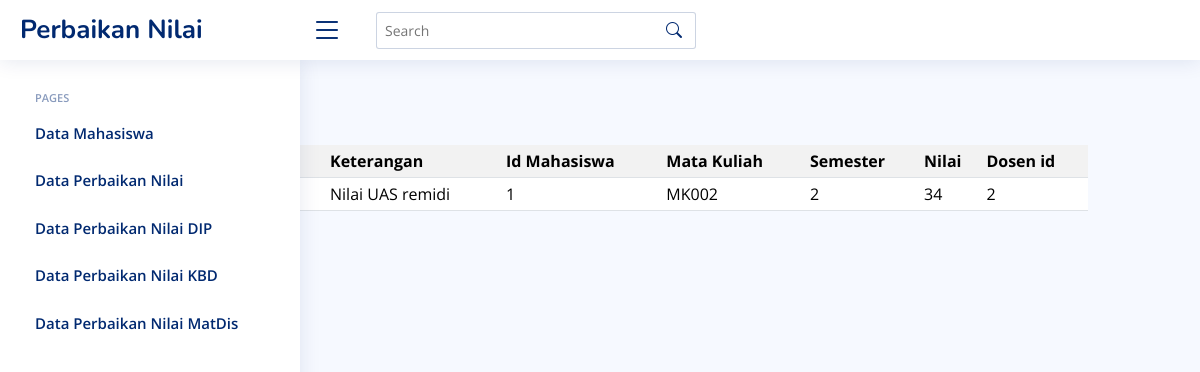
/view/view_MK002.php, run on the app's committed database.
### tables this page shows
CREATE TABLE `nilai_perbaikan` (
  `perbaikan_id` int NOT NULL,
  `tgl_perbaikan` date NOT NULL,
  `keteragan` varchar(255) NOT NULL,
  `mahasiswa_id` int NOT NULL,
  `matkul_id` varchar(10) NOT NULL,
  `semester_id` int NOT NULL,
  `nilai_id` int NOT NULL,
  `dosen_id` int NOT NULL
);

### config/koneksi.php (called while the page is built, shortened)
<?php
class database{
	private $host = "localhost";
	private $username = "root";
	private $password = "";
	private $database = "pweb2";
	public function __construct(){
		 $this->koneksi = mysqli_connect($this->host, $this->username, $this->password, $this->database);
	}
}
class nilai extends database{
	public function matkul_remidi($matkul_id){
		$data = mysqli_query($this->koneksi, "select * from nilai_perbaikan where matkul_id ='$matkul_id'");
        while($row = mysqli_fetch_array($data)){
            $hasil[] = $row;
        }
        return $hasil;
	}
}
?>

### view/view_MK002.php (the view, shortened to what this page needs)
<?php
include('../config/koneksi.php');
require '../NiceAdmin/index.php';
$db = new nilai();
$nilai_matkul = $db->matkul_remidi("MK002");
?>
<!DOCTYPE html>
<html>
<head>
  <link href="http://localhost/NiceAdmin/assets/vendor/bootstrap/css/bootstrap.min.css" rel="stylesheet">
  <link href="http://localhost/NiceAdmin/assets/vendor/bootstrap-icons/bootstrap-icons.css" rel="stylesheet">
  <link href="http://localhost/NiceAdmin/assets/vendor/boxicons/css/boxicons.min.css" rel="stylesheet">
  <link href="http://localhost/NiceAdmin/assets/vendor/quill/quill.snow.css" rel="stylesheet">
  <link href="http://localhost/NiceAdmin/assets/vendor/quill/quill.bubble.css" rel="stylesheet">
  <link href="http://localhost/NiceAdmin/assets/vendor/remixicon/remixicon.css" rel="stylesheet">
  <link href="http://localhost/NiceAdmin/assets/vendor/simple-datatables/style.css" rel="stylesheet">
  <link href="http://localhost/NiceAdmin/assets/css/style.css" rel="stylesheet">
</head>
<body>
<div class="col-sm-10 py-2 mx-auto">
<div class="container-fluid">
<div class="pagetitle">
      <nav>
        <ol class="breadcrumb">
          <li class="breadcrumb-item"><a href="index.html">Home</a></li>
          <li class="breadcrumb-item active">
		  </li>
        </ol>
      </nav>
    </div>
<table  class="table table-striped table-sm">
		<tr>
			<th>Tanggal Perbaikan</th>
			<th>Keterangan</th>
			<th>Id Mahasiswa</th>
			<th>Mata Kuliah</th>
			<th>Semester</th>
			<th>Nilai</th>
			<th>Dosen id</th>
		</tr>
		<?php
		foreach($nilai_matkul as $row){
			?>
			<tr>
				<td><?php echo $row['tgl_perbaikan']; ?></td>
				<td><?php echo $row['keteragan']; ?></td>
				<td><?php echo $row['mahasiswa_id']; ?></td>
				<td><?php echo $row['matkul_id']; ?></td>
				<td><?php echo $row['semester_id']; ?></td>
				<td><?php echo $row['nilai_id']; ?></td>
				<td><?php echo $row['dosen_id']; ?></td>
			</tr>
			<?php
		}
		?>
	</table>
</body>
</html>

### NiceAdmin/assets/css/style.css (style rules this page uses)
:root { scroll-behavior: smooth; }
body { font-family: "Open Sans", sans-serif; background: #f6f9ff; color: #444444; }
a { color: #4154f1; text-decoration: none; }
.pagetitle { margin-bottom: 10px; }
.breadcrumb { font-size: 14px; font-family: "Nunito", sans-serif; color: #899bbd; font-weight: 600; }
.breadcrumb a { color: #899bbd; transition: 0.3s; }
.breadcrumb .breadcrumb-item::before { color: #899bbd; }
.breadcrumb .active { color: #51678f; font-weight: 600; }

### data on the page
nilai_perbaikan: keteragan "Nilai UAS remidi", mahasiswa "1", matkul "MK002", semester "2", nilai "34", dosen "2"
